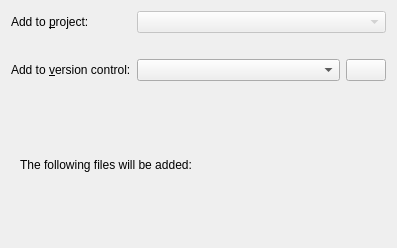
<?xml version="1.0" encoding="UTF-8"?>
<ui version="4.0">
 <class>ProjectExplorer::Internal::WizardPage</class>
 <widget class="QWizardPage" name="ProjectExplorer::Internal::WizardPage">
  <property name="geometry">
   <rect>
    <x>0</x>
    <y>0</y>
    <width>397</width>
    <height>248</height>
   </rect>
  </property>
  <property name="title">
   <string>Project Management</string>
  </property>
  <layout class="QVBoxLayout" name="verticalLayout">
   <item>
    <layout class="QGridLayout" name="gridLayout">
     <item row="0" column="0">
      <widget class="QLabel" name="projectLabel">
       <property name="text">
        <string>Add to &amp;project:</string>
       </property>
       <property name="buddy">
        <cstring>projectComboBox</cstring>
       </property>
      </widget>
     </item>
     <item row="1" column="1" colspan="2">
      <widget class="QLabel" name="additionalInfo">
       <property name="text">
        <string/>
       </property>
       <property name="wordWrap">
        <bool>true</bool>
       </property>
      </widget>
     </item>
     <item row="2" column="0">
      <widget class="QLabel" name="addToVersionControlLabel">
       <property name="text">
        <string>Add to &amp;version control:</string>
       </property>
       <property name="buddy">
        <cstring>addToVersionControlComboBox</cstring>
       </property>
      </widget>
     </item>
     <item row="2" column="1">
      <widget class="QComboBox" name="addToVersionControlComboBox">
       <property name="sizePolicy">
        <sizepolicy hsizetype="MinimumExpanding" vsizetype="Fixed">
         <horstretch>0</horstretch>
         <verstretch>0</verstretch>
        </sizepolicy>
       </property>
      </widget>
     </item>
     <item row="2" column="2">
      <widget class="QPushButton" name="vcsManageButton">
       <property name="text">
        <string/>
       </property>
      </widget>
     </item>
     <item row="0" column="1" colspan="2">
      <widget class="Utils::TreeViewComboBox" name="projectComboBox">
       <property name="enabled">
        <bool>false</bool>
       </property>
       <property name="sizePolicy">
        <sizepolicy hsizetype="MinimumExpanding" vsizetype="Fixed">
         <horstretch>0</horstretch>
         <verstretch>0</verstretch>
        </sizepolicy>
       </property>
       <property name="sizeAdjustPolicy">
        <enum>QComboBox::AdjustToContents</enum>
       </property>
      </widget>
     </item>
    </layout>
   </item>
   <item>
    <widget class="QScrollArea" name="scrollArea">
     <property name="frameShape">
      <enum>QFrame::NoFrame</enum>
     </property>
     <property name="frameShadow">
      <enum>QFrame::Plain</enum>
     </property>
     <property name="verticalScrollBarPolicy">
      <enum>Qt::ScrollBarAsNeeded</enum>
     </property>
     <property name="widgetResizable">
      <bool>true</bool>
     </property>
     <widget class="QWidget" name="scrollAreaWidgetContents">
      <property name="geometry">
       <rect>
        <x>0</x>
        <y>0</y>
        <width>379</width>
        <height>154</height>
       </rect>
      </property>
      <layout class="QVBoxLayout" name="verticalLayout_2">
       <item>
        <widget class="QLabel" name="filesLabel">
         <property name="text">
          <string>The following files will be added:



</string>
         </property>
         <property name="alignment">
          <set>Qt::AlignBottom|Qt::AlignLeading|Qt::AlignLeft</set>
         </property>
         <property name="textInteractionFlags">
          <set>Qt::LinksAccessibleByMouse|Qt::TextSelectableByKeyboard|Qt::TextSelectableByMouse</set>
         </property>
        </widget>
       </item>
      </layout>
     </widget>
    </widget>
   </item>
  </layout>
 </widget>
 <customwidgets>
  <customwidget>
   <class>Utils::TreeViewComboBox</class>
   <extends>QComboBox</extends>
   <header location="global">utils/treeviewcombobox.h</header>
  </customwidget>
 </customwidgets>
 <tabstops>
  <tabstop>projectComboBox</tabstop>
  <tabstop>addToVersionControlComboBox</tabstop>
  <tabstop>vcsManageButton</tabstop>
  <tabstop>scrollArea</tabstop>
 </tabstops>
 <resources/>
 <connections/>
</ui>
